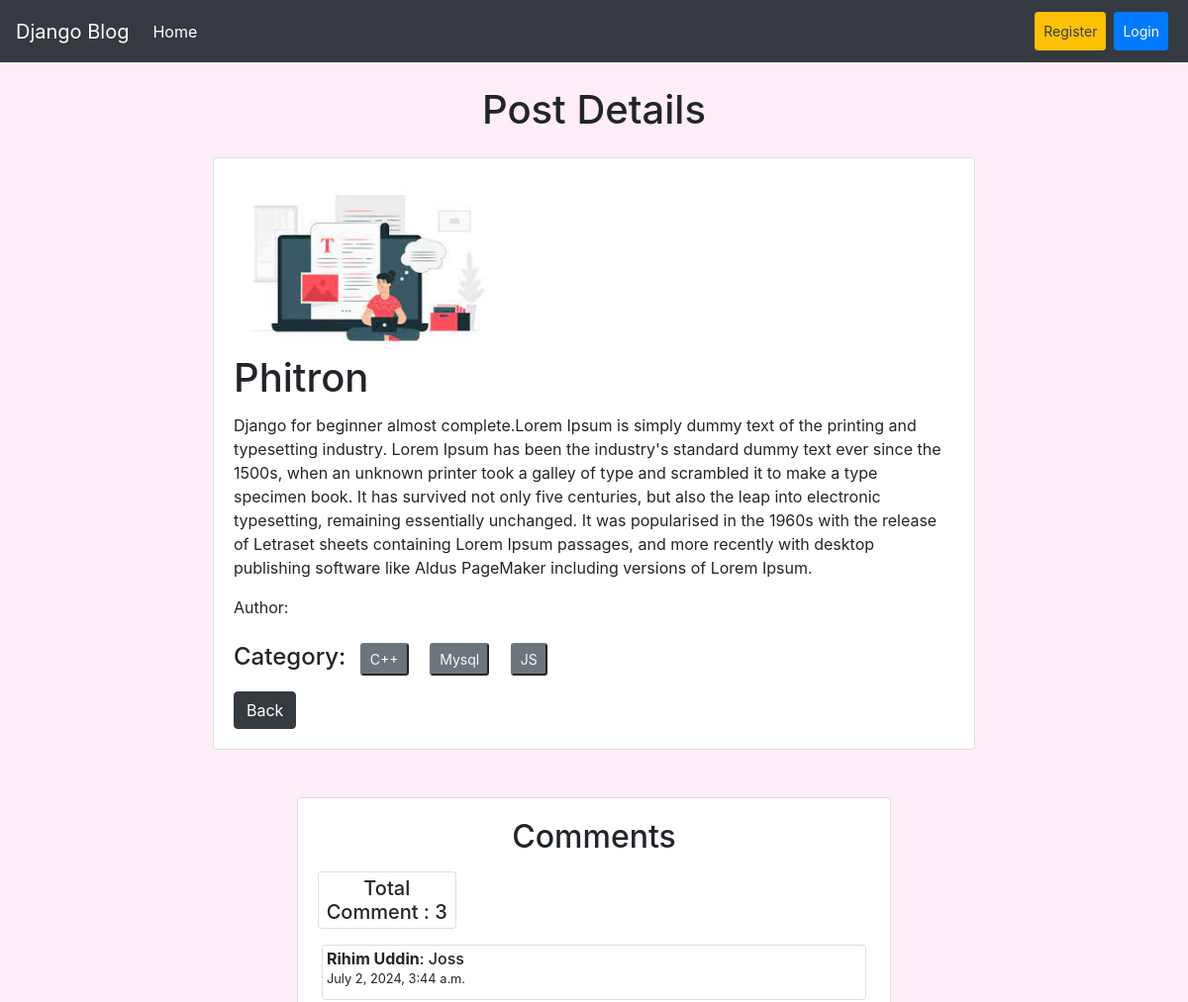
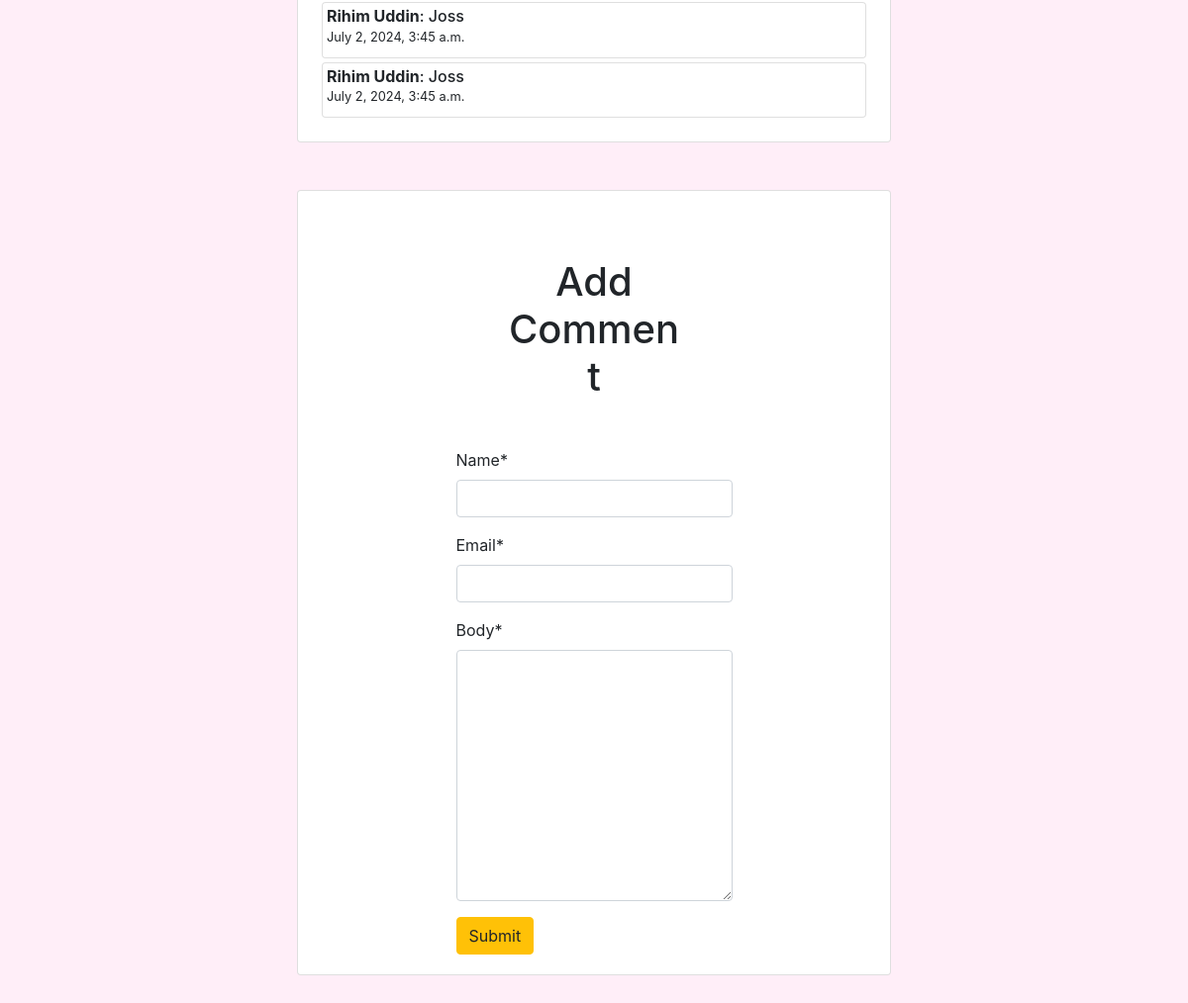
Screenshot of /posts/detail/1/ with the database file from the repository (2 pictures, top to bottom).
### posts/models.py (models this page shows, shortened)
class Post (models.Model):
    title = models.CharField(max_length=50)
    content = models.TextField()
    category = models.ManyToManyField(Category)
    author = models.ForeignKey(User,on_delete=models.CASCADE)
    image = models.ImageField(upload_to='posts/media/uploads/',blank=True,null=True)

class Comment(models.Model):
    post = models.ForeignKey(Post,on_delete=models.CASCADE , related_name='comments')
    name = models.CharField(max_length=100)
    email = models.EmailField()
    body = models.TextField()
    created_on = models.DateTimeField(auto_now_add=True)

### categories/models.py (models this page shows, shortened)
class Category(models.Model):
    name = models.CharField(max_length=100)
    slug = models.SlugField(max_length=100,unique=True,null=True,blank=True)

### posts/views.py (the view, shortened to what this page needs)
# urls.py: path('detail/<int:id>/', views.DetailPostView.as_view(),name='detail_post'),
class DetailPostView(DetailView):
    model = models.Post
    pk_url_kwarg = 'id'
    template_name = 'post_details.html'
    def get_context_data(self, **kwargs):
        contex = super().get_context_data(**kwargs)
        post = self.object
        comments = post.comments.all()
        comment_form = forms.CommentFrom()
        contex['comments'] = comments
        contex['comment_form'] = comment_form
        return contex

### posts/forms.py
class CommentFrom(forms.ModelForm):
    class Meta:
        model = models.Comment
        fields = ['name','email','body']

### posts/templates/post_details.html (shortened to what this page needs)
{% extends "base.html" %}
{% load crispy_forms_tags%}
{% block content %}
    <h1 class="text-center m-4">Post Details</h1>
    <div class="col-sm-8 m-auto">
        <div class="card">
            <div class="card-body">
                <img src="{{ post.image.url }}" class="card-img-top m-1 " style="width: 35%;" alt="">
                <h1 class="card-title">{{post.title}}</h1>
                <p class="card-text">{{post.content }}</p>
                <p>Author: <strong>{{post.author.first_name}} {{post.author.last_name}}</strong></p>
                <h4>Category: <strong>
                    {% for cat in post.category.all %}
                        <button class="btn-sm btn-secondary m-2 text-light fw-bold" disabled>{{cat.name}}</button>
                    {% endfor %}
                    </strong></h4>
                <a href="{% url 'homepage' %}" class="btn btn-dark">Back </a>
            </div>
        </div>
    </div>
    <div class="card w-50 mx-auto my-5">
        <div class="card-body">
            <h2 class="text-center">Comments</h2>
            <div>
                <h5 class="my-3 card w-25 text-center p-1">Total Comment : {{comments | length}}</h5>
                {% for comment in comments %}
                    <div class="card p-1 m-1">
                        <h6><strong>{{ comment.name }}</strong>: {{ comment.body }} <br> <small>{{comment.created_on}}</small></h6>
                    </div>
                {% endfor %}
            </div>
        </div>
      </div>
    <div class="card w-50 mx-auto my-5">
        <div class="card-body">
          <form style="width: 50%;margin: auto;" method="post">
            <h1 class="text-center m-5">Add Comment</h1>
            {{ comment_form | crispy }}
            <button class="btn btn-warning">Submit</button>
        </form>
        </div>
      </div>
{% endblock content %}

### templates/base.html (style rules this page uses)
body { background-color: #ffeef8; }

### rows the page displays
Post: image (picture), title "Phitron", content "Django for beginner almost complete.Lorem Ipsum is simply dummy text of the printing and typesetting industry. Lorem Ipsum has been the industry's standard dummy text ever since the 1500s, when an unknown printer took a galley of type and scrambled it to make a type specimen book. It has survived not only five centuries, but also the leap into electronic typesetting, remaining essentially unchanged. It was popularised in the 1960s with the release of Letraset sheets containing Lorem Ipsum passages, and more recently with desktop publishing software like Aldus PageMaker including versions of Lorem Ipsum."
Category: name "C++"
Category: name "Mysql"
Category: name "JS"
Comment: name "Rihim Uddin", body "Joss", created_on "July 2, 2024, 3:44 a.m."
Comment: name "Rihim Uddin", body "Joss", created_on "July 2, 2024, 3:45 a.m."
Comment: name "Rihim Uddin", body "Joss", created_on "July 2, 2024, 3:45 a.m."

### other values shown
{{ comments | length }} "3"
